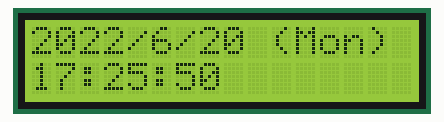
A sketch run on a simulated Arduino Uno, built with avr-gcc and run on an emulated ATmega328P. On the bench: 16×2 character LCD. The local clock reads 2024-03-15 10:24:30 at power-on unless the sketch sets it.

Above: at 0.1 s.
At 4.2 s:
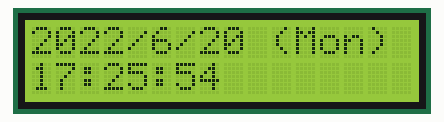
At 9.4 s:
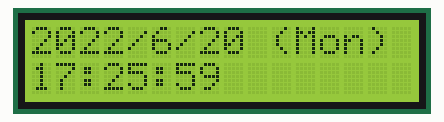
At 18.6 s:
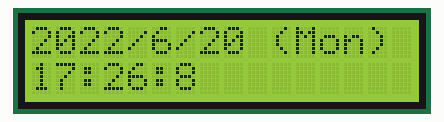
At 27.8 s:
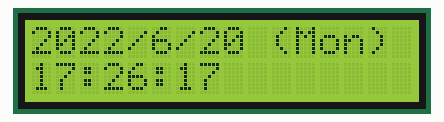
At 38.1 s:
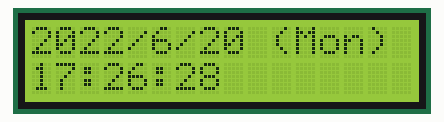

Measured:
- what the display in image 1 shows lasts 1.0 s, from 4.2 s to 5.2 s

The sketch:

RTC_LCD.ino
```cpp
// Date and time functions using a DS1307 RTC connected via I2C and Wire lib
#include <Wire.h>
#include <LCD_I2C.h>
#include "RTClib.h"
RTC_DS1307 rtc;
LCD_I2C lcd(0x27,16,2);
char daysOfTheWeek[7][12] = {"Sun", "Mon", "Tue", "Wed", "Thur", "Fri", "Sat"};

void setup () {
 if (! rtc.begin()) {
   lcd.print("No RTC !");
 }
 if (! rtc.isrunning()) {
   lcd.print("Error !");
   rtc.adjust(DateTime(2022,6,20,4,34,40));
 }
 lcd.begin();
 lcd.backlight();
 rtc.adjust(DateTime(2022,6,20,17,25,50));
}

void loop () {
 DateTime now = rtc.now();
 lcd.setCursor(0,0);
 lcd.print(now.year(), DEC);
 lcd.print('/');
 lcd.print(now.month(), DEC);
 lcd.print('/');
 lcd.print(now.day(), DEC);
 lcd.print(" (");
 lcd.print(daysOfTheWeek[now.dayOfTheWeek()]);
 lcd.print(")");
 lcd.setCursor(0,1);
 lcd.print(now.hour(), DEC);
 lcd.print(':');
 lcd.print(now.minute(), DEC);
 lcd.print(':');
 lcd.print(now.second(), DEC);
 delay(1000);
 if (now.second() == 59) {
  lcd.clear();
 }

}
```
